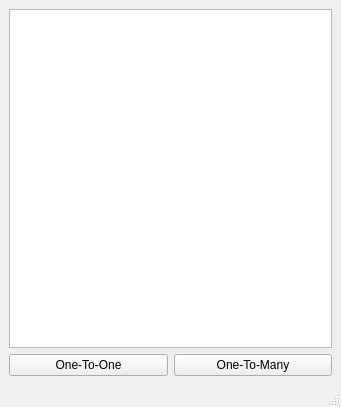
<?xml version="1.0" encoding="UTF-8"?>
<ui version="4.0">
 <class>MainWindow</class>
 <widget class="QMainWindow" name="MainWindow">
  <property name="geometry">
   <rect>
    <x>0</x>
    <y>0</y>
    <width>341</width>
    <height>407</height>
   </rect>
  </property>
  <property name="windowTitle">
   <string>MainWindow</string>
  </property>
  <widget class="QWidget" name="centralwidget">
   <layout class="QVBoxLayout" name="verticalLayout">
    <item>
     <widget class="QListWidget" name="listWidget"/>
    </item>
    <item>
     <layout class="QHBoxLayout" name="horizontalLayout">
      <item>
       <widget class="QPushButton" name="btnOneToOne">
        <property name="text">
         <string>One-To-One</string>
        </property>
       </widget>
      </item>
      <item>
       <widget class="QPushButton" name="btnOneToMany">
        <property name="text">
         <string>One-To-Many</string>
        </property>
       </widget>
      </item>
     </layout>
    </item>
   </layout>
  </widget>
  <widget class="QStatusBar" name="statusbar"/>
 </widget>
 <resources/>
 <connections/>
</ui>
